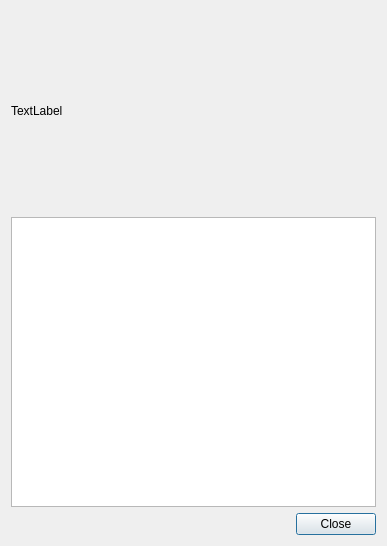
<?xml version="1.0" encoding="UTF-8"?>
<ui version="4.0">
 <class>Dialog</class>
 <widget class="QDialog" name="Dialog">
  <property name="geometry">
   <rect>
    <x>0</x>
    <y>0</y>
    <width>387</width>
    <height>546</height>
   </rect>
  </property>
  <property name="windowTitle">
   <string>Dialog</string>
  </property>
  <layout class="QGridLayout" name="gridLayout">
   <item row="0" column="0">
    <widget class="QLabel" name="logo">
     <property name="sizePolicy">
      <sizepolicy hsizetype="Minimum" vsizetype="Minimum">
       <horstretch>0</horstretch>
       <verstretch>0</verstretch>
      </sizepolicy>
     </property>
     <property name="minimumSize">
      <size>
       <width>356</width>
       <height>200</height>
      </size>
     </property>
     <property name="maximumSize">
      <size>
       <width>356</width>
       <height>200</height>
      </size>
     </property>
     <property name="text">
      <string>TextLabel</string>
     </property>
     <property name="scaledContents">
      <bool>true</bool>
     </property>
    </widget>
   </item>
   <item row="1" column="0">
    <widget class="QTableView" name="view"/>
   </item>
   <item row="2" column="0">
    <widget class="QDialogButtonBox" name="confirm">
     <property name="orientation">
      <enum>Qt::Horizontal</enum>
     </property>
     <property name="standardButtons">
      <set>QDialogButtonBox::Close</set>
     </property>
    </widget>
   </item>
  </layout>
 </widget>
 <resources/>
 <connections>
  <connection>
   <sender>confirm</sender>
   <signal>accepted()</signal>
   <receiver>Dialog</receiver>
   <slot>accept()</slot>
   <hints>
    <hint type="sourcelabel">
     <x>248</x>
     <y>254</y>
    </hint>
    <hint type="destinationlabel">
     <x>157</x>
     <y>274</y>
    </hint>
   </hints>
  </connection>
  <connection>
   <sender>confirm</sender>
   <signal>rejected()</signal>
   <receiver>Dialog</receiver>
   <slot>reject()</slot>
   <hints>
    <hint type="sourcelabel">
     <x>316</x>
     <y>260</y>
    </hint>
    <hint type="destinationlabel">
     <x>286</x>
     <y>274</y>
    </hint>
   </hints>
  </connection>
 </connections>
</ui>
